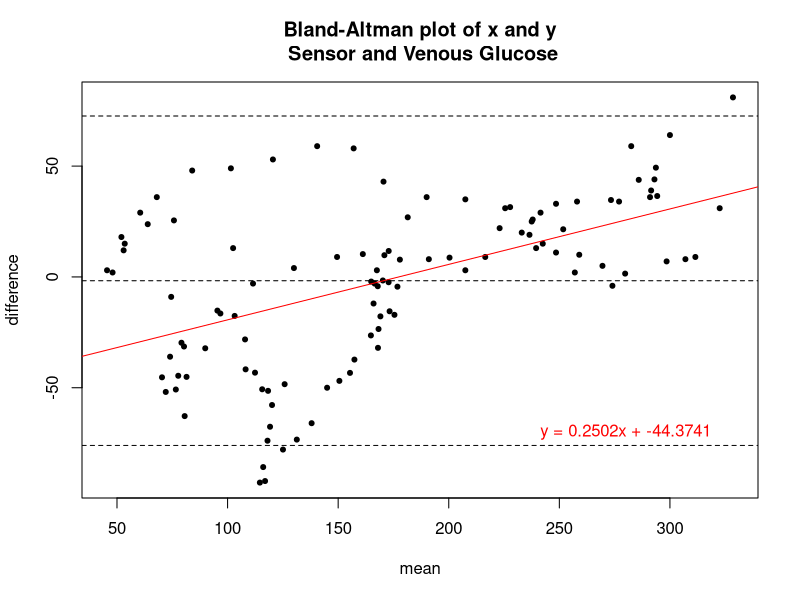
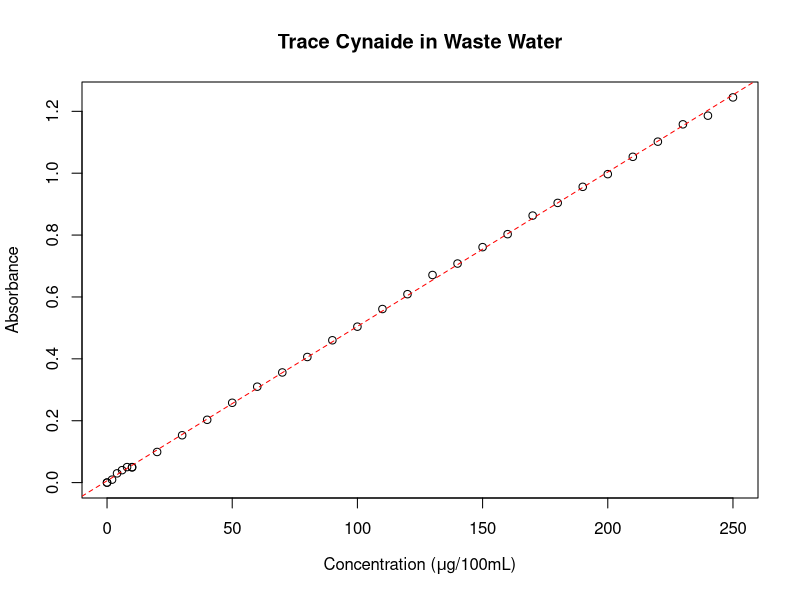
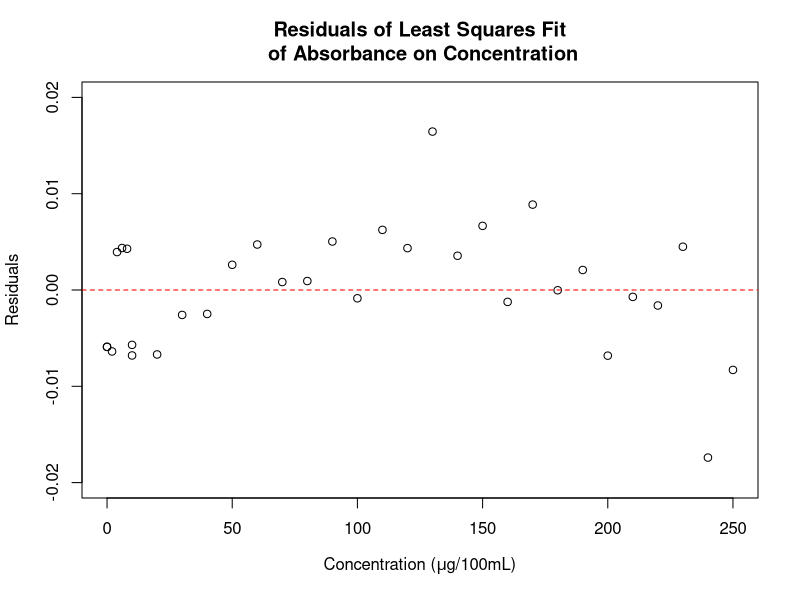
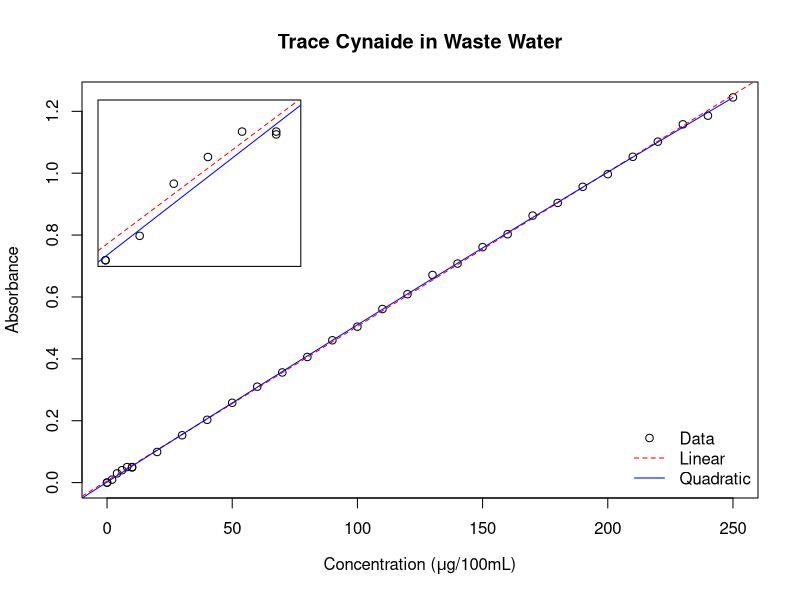
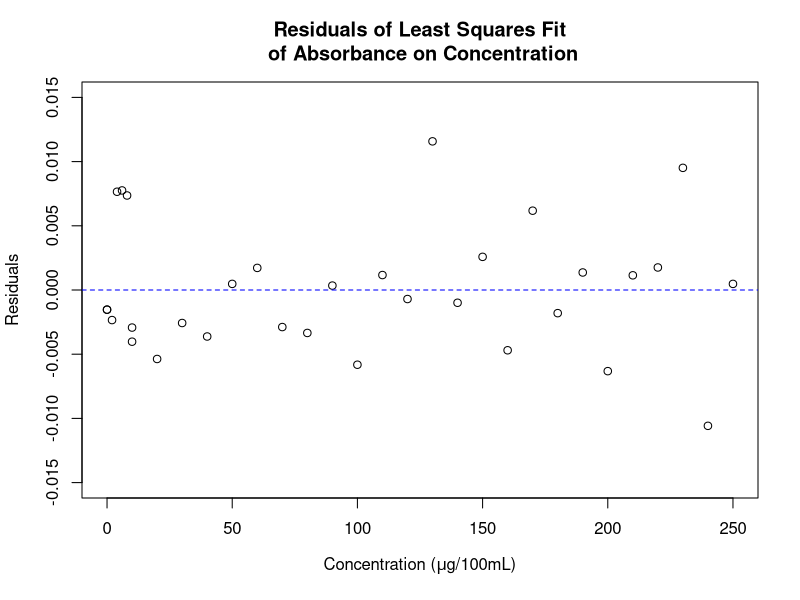
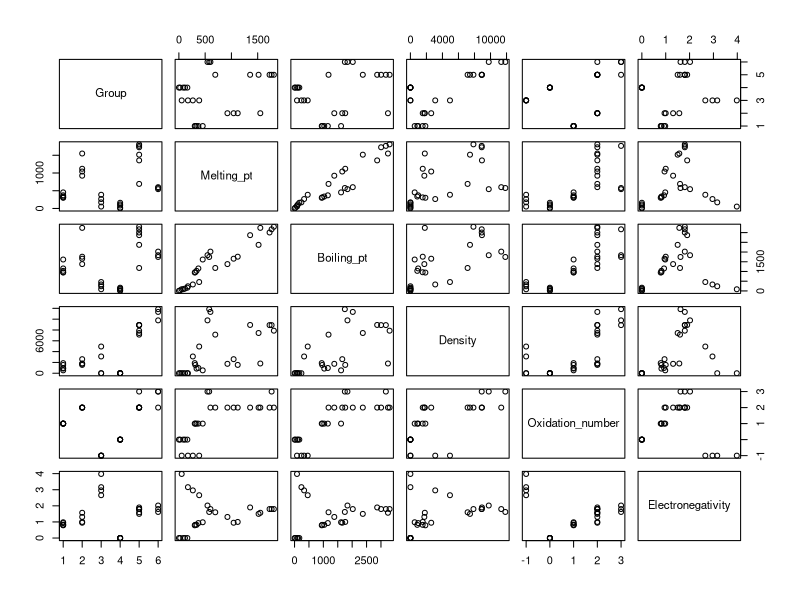
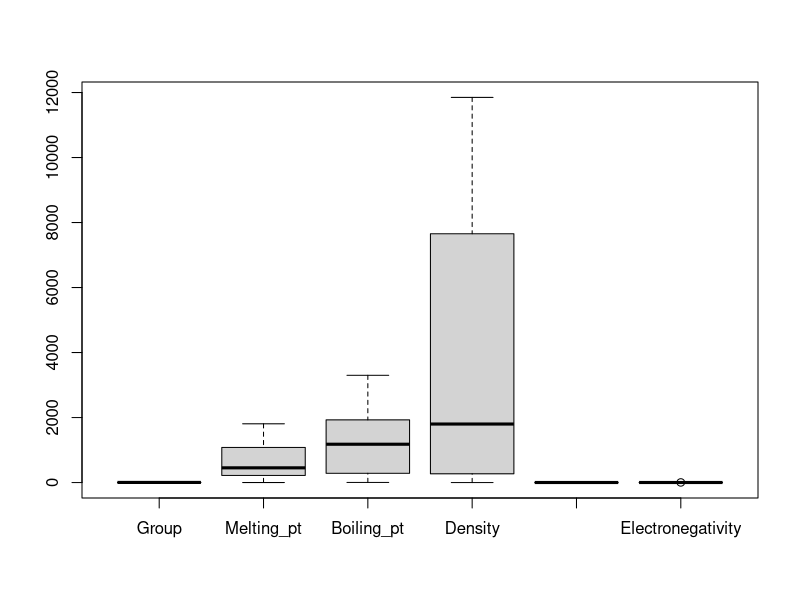
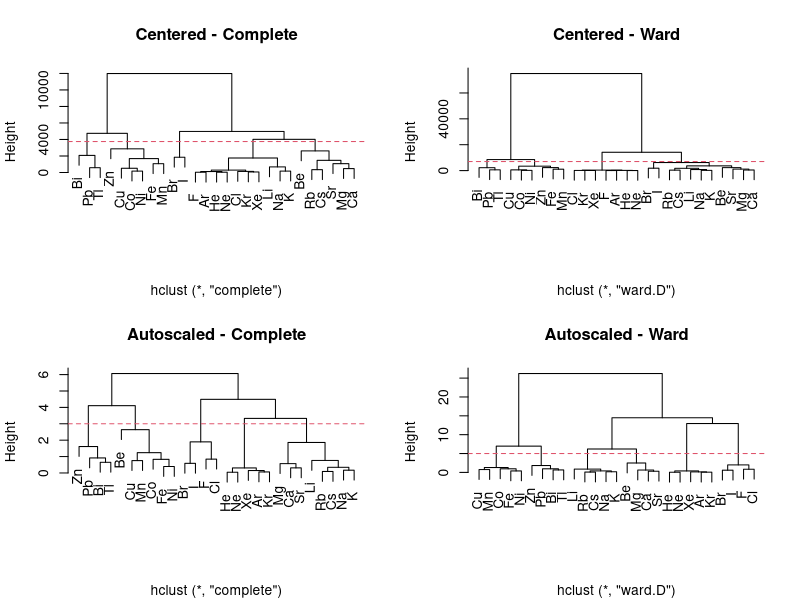

Source code (R) for these figures, in order:
## ---- chunk 1
library(knitr)
library(lattice)
opts_chunk$set(fig.path="figure/",fig.width=10,fig.height=8,fig.align="center",
               message=FALSE,error=FALSE,warning=FALSE)
screen_standard<-par(mar=c(5,4,4,2)+0.1,fig=c(0,1,0,1),mfrow=c(1,1))

## ---- chunk 2
glucose<-read.csv("data/glucose.csv")
## ---- chunk 3
BAplot <- function(x,y,xmeth=deparse(substitute(x)),ymeth=deparse(substitute(y))){
  #adapted from Ken Kleinman 
  #http://www.r-bloggers.com/example-9-34-bland-altman-type-plot/
    #removed standardization and diff=0 line
    #added regression line and title options

  bamean = (x+y)/2
  badiff = (y-x)
  reg_line<-summary(lm(badiff~bamean))
  reg_slope<-round(reg_line[[4]][2],4)
  reg_incpt<-round(reg_line[[4]][1],4)
  
  
  plot(badiff~bamean, pch=20, xlab="mean", ylab="difference")
# in the following, the deparse(substitute(varname)) retrieves name of argument
  title(main=paste("Bland-Altman plot of x and y\n",
    xmeth, "and", ymeth
    ), adj=".5")
      text(280,-70,col="red",paste("y = ",reg_slope,"x + ",reg_incpt,sep=""))
#construct the reference lines on the fly
  abline(h = c( mean(badiff)+1.96 * sd(badiff),
    mean(badiff)-1.96 * sd(badiff), mean(badiff)), lty=2)

    abline(lm(badiff~bamean),col="red")
} 
## ---- chunk 4
BAplot(glucose$Sensor,glucose$Venous_glucose,"Sensor","Venous Glucose")
## ---- chunk 5
#read data
    conc<-read.table("data/conc.txt",header=T,sep=" ")
    colnames(conc)<-c("Concentration","Absorbance")
## ---- chunk 6
#use base least squares regression
fit.linear<-lm(Absorbance~Concentration,conc)
intercept<-fit.linear[[1]][[1]]
slope<-fit.linear[[1]][[2]]

fit.linear
## ---- chunk 7
plot(conc$Concentration,conc$Absorbance,
     xlab=expression(paste("Concentration (",mu,"g/100mL)")),ylab="Absorbance",
     main="Trace Cynaide in Waste Water")
abline(lm(Absorbance~Concentration,conc),col="red",lty=2)

## ---- chunk 8
(s.fit.linear<-summary(fit.linear))
#r squared value - standard
## ---- chunk 9
#find and plot residuals from the linear fit
fit.linear.res<-resid(fit.linear)
par(mar=c(5,4,4,2)+0.1,fig=c(0,1,0,1),mfrow=c(1,1))
plot(conc[,1], fit.linear.res,  ylim=c(-0.020,0.020),
     xlab=expression(paste("Concentration (",mu,"g/100mL)")),ylab="Residuals", main="Residuals of Least Squares Fit\n of Absorbance on Concentration") 
abline(0,0,col="red",lty=2)
## ---- chunk 10
#adding square term
    conc[,3]<-(conc[,1]^2)
    colnames(conc)<-c("Concentration","Absorbance","Conc_sq")

fit.quad<-lm(Absorbance~(Concentration+Conc_sq),data=conc)
intercept<-fit.quad[[1]][[1]]
slope<-fit.quad[[1]][[2]]
sq_term<-fit.quad[[1]][[3]]
(s.fit.quad<-summary(fit.quad))
## ---- chunk 11
#calculate predicted values
#R will not use multiple terms when plotting abline(lm(),...)
pred.quad<-as.data.frame(matrix(seq(-10,250,length.out=10000),ncol=1))
pred.quad[,2]<-(intercept+pred.quad[,1]*slope + pred.quad[,1]*pred.quad[,1]*sq_term)

# plot
par(mar=c(5,4,4,2)+0.1,fig=c(0,1,0,1),mfrow=c(1,1))
plot(conc$Concentration,conc$Absorbance,
         xlab=expression(paste("Concentration (",mu,"g/100mL)")),ylab="Absorbance",
         main="Trace Cynaide in Waste Water")
    abline(lm(Absorbance~Concentration,conc),col="red",lty=2)
    points(pred.quad[,1],pred.quad[,2],type="l",col="blue",lty=1)
    legend("bottomright",bty="n",pch=c(1,NA,NA), lty=c(NA,2,1),
          col=c("black","red","blue"), legend = c("Data","Linear","Quadratic"),cex=1)

# calculate position of inset
    plotdim <- par("plt")
    xleft    = plotdim[1] + 0.02
    xright   = plotdim[1] + (plotdim[2] - plotdim[1])*.30 + 0.02
    ybottom  = plotdim[4] - (plotdim[4] - plotdim[3])*.40 - 0.03
    ytop     = plotdim[4] - 0.03  #

# set position for inset
par(
  fig = c(xleft, xright, ybottom, ytop)
  , mar=c(0,0,0,0)
  , new=TRUE
  )

# add inset
plot(conc$Concentration,conc$Absorbance,xlim=c(0,11),ylim=c(0,.06),xaxt='n',yaxt='n')
    abline(lm(Absorbance~Concentration,conc),col="red",lty=2)
    points(pred.quad[,1],pred.quad[,2],type="l",col="blue",lty=1)
## ---- chunk 12
fit.quad.res<-resid(fit.quad)
par(mar=c(5,4,4,2)+0.1,fig=c(0,1,0,1),mfrow=c(1,1))
plot(conc[,1], fit.quad.res,  ylim=c(-0.015,0.015),
     xlab=expression(paste("Concentration (",mu,"g/100mL)")),ylab="Residuals", main="Residuals of Least Squares Fit\n of Absorbance on Concentration") 
abline(0,0,col="blue",lty=2)
## ---- chunk 13
elem<-read.table("data/homework2-1.csv",sep=",",row.names=1,header=T)
## ---- chunk 14
plot(elem)
## ---- chunk 15
boxplot(elem)
## ---- chunk 16
elem_c<-scale(elem, scale=F) #centered only
elem_a<-scale(elem, scale=T) #centered and autoscaled
#hcluster on c data complete ward.D
hc_c_complete<-hclust(dist(elem_c),method="complete")
hc_c_ward<-hclust(dist(elem_c),method="ward.D")
#on autoscale data complete ward.D
hc_a_complete<-hclust(dist(elem_a),method="complete")
hc_a_ward<-hclust(dist(elem_a),method="ward.D")

## ---- chunk 17
par(mfrow=c(2,2))
plot(hc_c_complete, main="Centered - Complete", xlab=NA)
abline(h=3750,lty=2,col=2)
plot(hc_c_ward, main="Centered - Ward",xlab=NA)
abline(h=7000,lty=2, col=2)
plot(hc_a_complete, main="Autoscaled - Complete", xlab=NA)
abline(h=3,lty=2, col=2)
plot(hc_a_ward, main="Autoscaled - Ward", xlab=NA)
abline(h=5,lty=2, col=2)
## ---- chunk 18
elem_a_pc<-princomp(elem_a,cor=TRUE)
screeplot(elem_a_pc,type="lines", col="red", main ="PCA of Element Data")
## ---- chunk 19
variances <-elem_a_pc$sdev^2/(nrow(elem_a)-1)
totvariances<- sum(variances)
relvars<- variances/totvariances
vars<- 100*round(relvars, digits=3)

plot(elem_a_pc$scores[,1],elem_a_pc$scores[,2],
     xlab=paste("PC#1(",vars[1],"%)", sep=" "),
     ylab=paste("PC#2(",vars[2],"%)",sep=" "),
     main="Scores of Element Data",pch=elem$Group, col=elem$Group)
abline(h=0, col="gray");abline(v=0, col="gray")
text(elem_a_pc$scores[,1], elem_a_pc$scores[,2],labels=rownames(elem),cex=.5, pos=1)
## ---- chunk 20
plot(elem_a_pc$loadings[,1],elem_a_pc$loadings[,2],
     main="Loadings of Element Data",pch=elem$Group, col=elem$Group)
abline(h=0, col="gray");abline(v=0, col="gray")
text(elem_a_pc$loadings[,1], elem_a_pc$loadings[,2],labels=colnames(elem),cex=.5, pos=1)
## ---- chunk 21
opt<-read.csv("data/homework2-3.csv")
plot(opt)
## ---- chunk 22
str(opt)
summary(opt)
(apply(opt[,3:9],2,var))
## ---- chunk 23
#split out "unknown/type-y data"
opt2<-opt[opt$Type != "Y",]
opty<-opt[opt$Type == "Y",]

opt3<-opt2[,3:9]
opt3_means<-colMeans(opt3)
opt3_var<-apply(opt3,2,var)
opt3<-scale(opt3, scale=F)
## ---- chunk 24
opt3_c_pc<-princomp(opt3,cor=T)
plot(opt3_c_pc)

variances <-opt3_c_pc$sdev^2/(nrow(opt3)-1)
totvariances<- sum(variances)
relvars<- variances/totvariances
vars<- 100*round(relvars, digits=3)


plot(opt3_c_pc$scores[,1],opt3_c_pc$scores[,2], col=as.factor(opt2$Type), xlab=paste("PC#1 - ",vars[1],"% of Variance"), ylab=paste("PC#2 - ",vars[2],"% of Variance"))
abline(h=0, col="gray")
abline(v=0, col="gray")
text(opt3_c_pc$scores[,1],opt3_c_pc$scores[,2],labels=rownames(opt3),cex=.5, pos=3)
legend("bottom",inset=0,legend=c("2305","2305a"),col=c("black","red"), pch=1,cex=1)
## ---- chunk 25
plot(opt3_c_pc$loadings[,1],opt3_c_pc$loadings[,2])
abline(h=0, col="gray")
abline(v=0, col="gray")
text(opt3_c_pc$loadings[,1],opt3_c_pc$loadings[,2],labels=colnames(opt3),cex=.5,pos=c(4,4,4,4,4,4,2))
## ---- chunk 26
opty<-opt[opt$Type=="Y",]
scalec<-attributes(opt3)$"scaled:center"
opty_c<-opty[,3:9]
opty_c<-scale(opty_c,center=scalec,scale=F)
## ---- chunk 27
newscores<-opty_c%*%opt3_c_pc$loadings
## ---- chunk 28
plot(opt3_c_pc$scores[,1],opt3_c_pc$scores[,2], col=as.factor(opt2$Type), xlab=paste("PC#1 - ",vars[1],"% of Variance"), ylab=paste("PC#2 - ",vars[2],"% of Variance"))
abline(h=0, col="gray")
abline(v=0, col="gray")
text(opt3_c_pc$scores[,1],opt3_c_pc$scores[,2],labels=rownames(opt3),cex=.5, pos=3)
legend("bottom",inset=0,legend=c("2305","2305a","Y"),col=c("black","red","green"), pch=1,cex=1)
points(newscores[,1],newscores[,2],col=3)
## ---- chunk 29
ants<-read.csv("data/homework2-4.csv")
summary(ants)
## ---- chunk 30
ants2<-as.matrix(ants[,2:6])
apply(ants2,2,var)
## ---- chunk 31
ants2_a<-scale(ants2)
